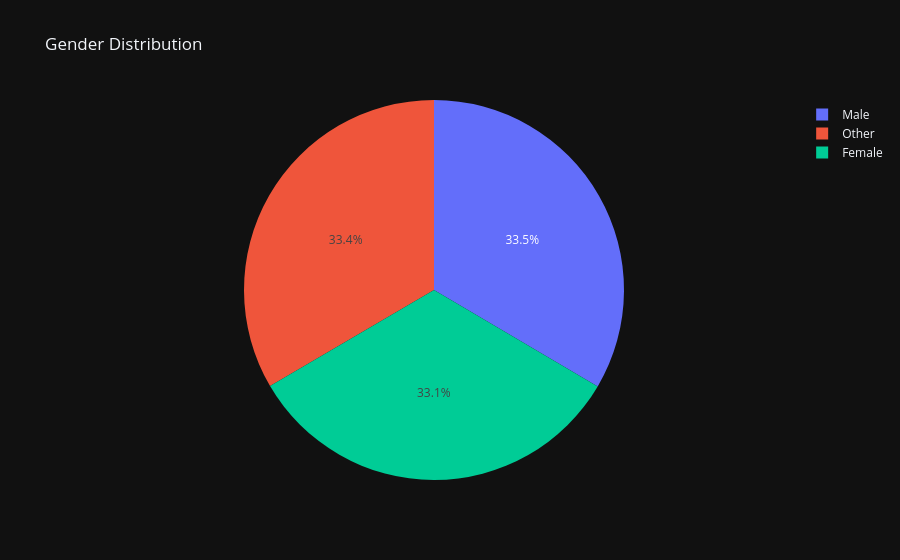

Notebook code cell kept with this figure:
### Code cell
# ==========================
# 5. Gender distribution
# ==========================
gender = df.groupby("Gender")["Employee_ID"].count().reset_index()

fig5 = px.pie(
    gender,
    names="Gender",
    values="Employee_ID",
    title="Gender Distribution"
)
fig5.show()

### Figure 1 — Plotly figure (JSON) as saved in the notebook; plotly's stock layout.template omitted (floating-point values rounded to 4 significant figures)
{"data": [{"domain": {"x": [0.0, 1.0], "y": [0.0, 1.0]}, "hovertemplate": "Gender=%{label}<br>Employee_ID=%{value}<extra></extra>", "labels": ["Female", "Male", "Other"], "legendgroup": "", "name": "", "showlegend": true, "values": [33100, 33470, 33430], "type": "pie"}], "layout": {"legend": {"tracegroupgap": 0}, "title": {"text": "Gender Distribution"}}}
